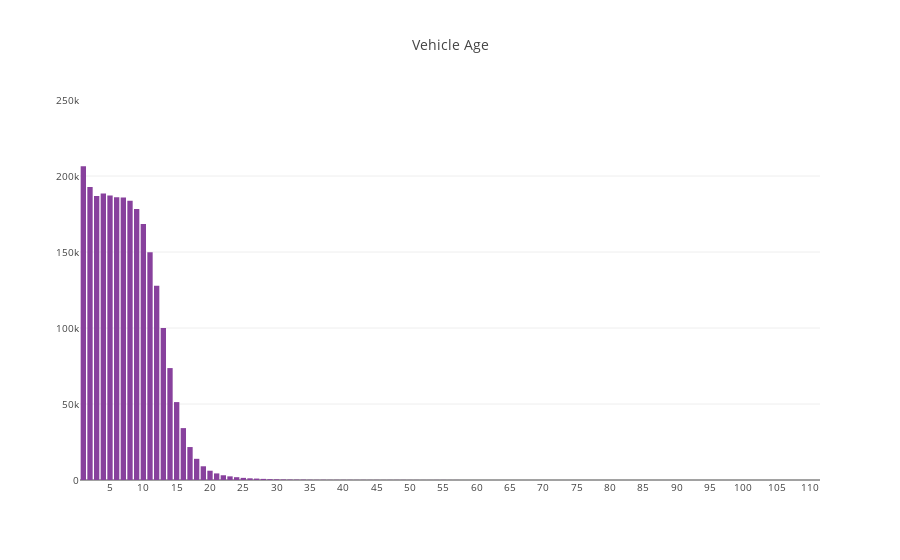

Notebook cell for this chart:
### Code cell
# vehicles_by_Age_of_Vehicle:  

vehicles_by_age_of_vehicle= vehicles_data.Age_of_Vehicle.groupby([vehicles_data.Age_of_Vehicle]).count().sort_values()

trace_1 = go.Bar(
            x=vehicles_by_age_of_vehicle.index,
            y=vehicles_by_age_of_vehicle, 
            marker=dict(color = bupu[6]))

layout = go.Layout(
    #width=500,
    #height=700,
    title='Vehicle Age',
    xaxis = dict(ticks='', nticks=36, automargin=True),
    yaxis = dict(ticks='', range=[0, 250000]), 
    font=dict(size=10)
)


plotly.offline.iplot({
    "data": [trace_1],
    "layout": layout
})

### Figure 1 — Plotly figure (JSON) as saved in the notebook; plotly's stock layout.template omitted (floating-point values rounded to 4 significant figures)
{"data": [{"marker": {"color": "rgb(136,65,157)"}, "type": "bar", "uid": "d1cc1d8d-8625-4c8b-b25b-f4d0f7cb2943", "x": [110, 111, 81, 82, 86, 87, 90, 108, 95, 100, 104, 105, 89, 99, 85, 84, 91, 67, 77, 74, 73, 80, 62, 69, 79, 83, 66, 76, 75, 70, 78, 68, 72, 71, 65, 63, 64, 61, 60, 59, 58, 57, 56, 53, 52, 55, 54, 51, 46, 50, 47, 45, 48, 49, 44, 42, 43, 40, 41, 38, 39, 36, 37, 35, 34, 33, 32, 31, 30, 29, 28, 27, 26, 25, 24, 23, 22, 21, 20, 19, 18, 17, 16, 15, 14, 13, 12, 11, 10, 9, 8, 7, 6, 3, 5, 4, 2, 1, "NaN"], "y": [1, 1, 1, 1, 1, 1, 1, 1, 1, 1, 1, 1, 2, 2, 2, 2, 2, 3, 3, 4, 4, 4, 4, 4, 5, 5, 5, 6, 6, 7, 7, 8, 9, 9, 9, 10, 11, 14, 16, 17, 22, 25, 28, 40, 41, 43, 44, 44, 51, 52, 65, 70, 71, 71, 71, 79, 85, 96, 97, 114, 115, 128, 143, 158, 231, 247, 296, 356, 445, 546, 734, 941, 1112, 1411, 1850, 2400, 3119, 4338, 6114, 9029, 13941, 21680, 34140, 51258, 73633, 99941, 127762, 149865, 168488, 178364, 183742, 185833, 185998, 186914, 187186, 188424, 192731, 206356, 879945]}], "layout": {"font": {"size": 10}, "title": {"text": "Vehicle Age"}, "xaxis": {"automargin": true, "nticks": 36, "ticks": ""}, "yaxis": {"range": [0, 250000], "ticks": ""}}}
